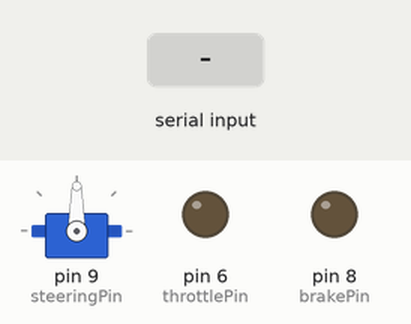
Simulated run of this sketch. Board: Arduino Uno, built with avr-gcc and run on an emulated ATmega328P. Parts: servo, output pins drawn as LEDs (lit = HIGH). The inputs (shaded band) are chosen by the test bench.

Above: at 1.2 s.
1.3 s: "1\n" received over Serial
At 2.3 s:
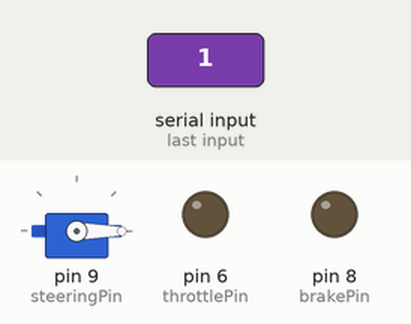
Timing chart, 0 to 4.3 s (numbered marks = the images above; inputs shaded):
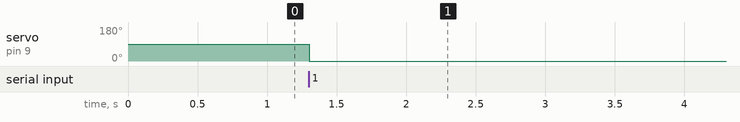

Measured:
- after the input at 1.3 s, servo on pin 9 (steeringPin): 90° → 0° at once

The sketch:

main.ino
```cpp
#include <ArduinoJson.h>
#include <Servo.h>

// Create a servo object
Servo steeringServo;

// Define pin assignments
const int throttlePin = 6;  // Throttle (PWM pin, 0-255)
const int brakePin = 8;      // Brake (digital pin, 0 or 1)
const int steeringPin = 9;   // Steering (servo pin, 0-180 degrees)

// Define the maximum size of the JSON object
const size_t capacity = JSON_OBJECT_SIZE(3);
DynamicJsonDocument doc(capacity);

void setup() {
  Serial.begin(9600); // Opens serial port, sets data rate to 9600 bps (8N1)
  steeringServo.attach(steeringPin); // Attach the servo to pin 9
  pinMode(brakePin, OUTPUT); // Set the brake pin as an output
  digitalWrite(brakePin, LOW); // Ensure brake is off initially
}

void loop() {
  if (Serial.available()) {
    // Read data from serial
    String data = Serial.readStringUntil('\n');

    // Parse JSON data
    if (deserializeJson(doc, data) == DeserializationError::Ok) {
      // Extract values from JSON
      int throttleValue = doc["t"];     // Throttle value
      int brakeValue = doc["b"];         // Brake state (0 or 1)
      int steeringValue = doc["s"];      // Steering angle (0-180 degrees)

      // Process the received data
      // Write the throttle value directly to the PWM pin (0-255)
      analogWrite(throttlePin, throttleValue); // Directly use the received value

      // Set the brake state directly
      digitalWrite(brakePin, brakeValue); // Use 1 for HIGH, 0 for LOW

      // Write the steering value directly to the servo (0-180 degrees)
      steeringServo.write(steeringValue); // Directly use the received value
    } else {
      Serial.println("Failed to parse JSON data.");
    }
  }
}
```
